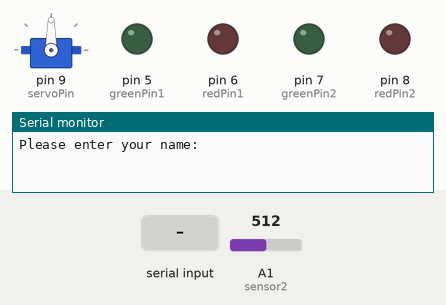
A sketch run on a simulated Arduino Uno, built with avr-gcc and run on an emulated ATmega328P. Shown: servo, output pins drawn as LEDs (lit = HIGH), the last lines printed to the serial monitor. Inputs (shaded band) come from the test bench; at power-on: A1 (sensor2) = 512. Random numbers use the default seed unless the sketch sets one.

Above: at 1.2 s.
1.3 s: "1" received over Serial
3.8 s: "0" received over Serial
At 6.85 s:
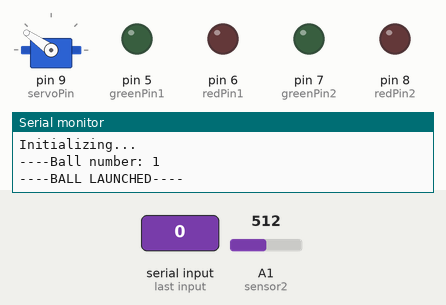
Timing chart, 0 to 14.0 s (numbered marks = the images above; inputs shaded):
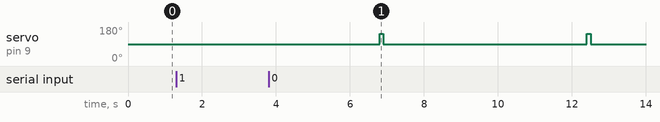

The sketch:

soccer.ino
```cpp
//soccer project v1
//Feb 9 2017
//Adam Muhammad

#include <elapsedMillis.h>
#include<Servo.h>
#define servoPin 9

Servo servo;


//variables to change for setup
int numBalls = 10;
int numGoals = 2;
int distance;
String username;
String choice;
elapsedMillis timeElapsed;
int interval = 5000;        //timeout in milliseconds

//variables for stats
int timeTaken;
int goalsHit;

//initialize variables for sensor readings
int sensorReading;
const int threshold1 = 100;
const int threshold2 = 50;

//initialize pins for sensors and LEDs
const int sensor1   = A0;
const int sensor2   = A1;
const int greenPin1 = 5;
const int redPin1   = 6;
const int greenPin2 = 7;
const int redPin2   = 8;

void setup() {
  // put your setup code here, to run once:
  pinMode(greenPin1, OUTPUT);
  pinMode(redPin1, OUTPUT);
  pinMode(greenPin2, OUTPUT);
  pinMode(redPin2, OUTPUT);

  //turn off LEDs at the beginning of setup;
  digitalWrite(greenPin1, LOW);
  digitalWrite(redPin1, LOW);
  digitalWrite(greenPin2, LOW);
  digitalWrite(redPin2, LOW);

  servo.attach(servoPin);
  servo.write(90);

  Serial.begin(9600);
}

void loop() {
  // put your main code here, to run repeatedly:
  //user input credentials
  Serial.print("Please enter your name: ");
  while(Serial.available() == 0){}
  username = Serial.readString();
  Serial.println(username);
  Serial.print("Welcome, ");
  Serial.println(username);

  Serial.print("Choose mode: A | B : ");
  while(Serial.available() == 0){}
  choice = Serial.readString();
  Serial.println(choice);
  Serial.print("You have chosen mode ");
  Serial.println(choice);

  Serial.println("Initializing...");
  delay(2000);
  int goal;

  //loop for number of balls
  for(int i=1; i<=numBalls; i++){
    Serial.print("\n----Ball number: ");
    Serial.println(i);
    launch();

    //choose a goal randomly
    goal = random(numGoals)+1;

    timeElapsed = 0;
    bool hit = false;

    switch(goal){
      case 1:
        digitalWrite(greenPin1, HIGH);

        while (timeElapsed < interval){

          sensorReading = analogRead(sensor1);

          //if sensor registers a HIT
          if (sensorReading >= threshold1){
            timeTaken += timeElapsed;
            goalsHit += 1;
            Serial.println("HIT!!!");
            hit = true;
            break;
          }
        }
        digitalWrite(greenPin1, LOW);

        //if fail to hit before timeout
        if(!hit){
          digitalWrite(redPin1, HIGH);
          Serial.println("miss...");
          delay(1000);
          digitalWrite(redPin1, LOW);
        }
        break;

        case 2:
          digitalWrite(greenPin2, HIGH);
          while (timeElapsed < interval){

            sensorReading = analogRead(sensor2);

            if (sensorReading >= threshold2){
              timeTaken += timeElapsed;
              goalsHit += 1;
              Serial.println("HIT!!!");
              hit = true;
              break;
            }
          }
          digitalWrite(greenPin2, LOW);
          if(!hit){
            digitalWrite(redPin2, HIGH);
            Serial.println("miss...");
            delay(1000);
            digitalWrite(redPin2, LOW);
          }
          break;
    }//end of switch

  delay(5000);

  }//end for for loop

  //print out statistics
  printStats();
  delay(1000);
}

void printStats(){
  Serial.println("\n----End of session----");
  Serial.print("Accuracy: ");
  Serial.print(goalsHit);
  Serial.print(" out of ");
  Serial.print(numBalls);
  Serial.println(" hit.");
  Serial.print("Average time taken: ");
  Serial.print((float)timeTaken/goalsHit/1000);
  Serial.println(" seconds");
  Serial.println("Not bad!");
  Serial.println();
  delay(1000);
}

void launch(){
  Serial.println("----BALL LAUNCHED----");
  servo.write(145);
  delay(100);
  servo.write(90);
  delay(500);
}
```

Measured:
- after the input at 3.8 s, servo on pin 9 (servoPin): alternates 145° for 0.10 s and 90° for 5.5 s, starting after 3.0 s
